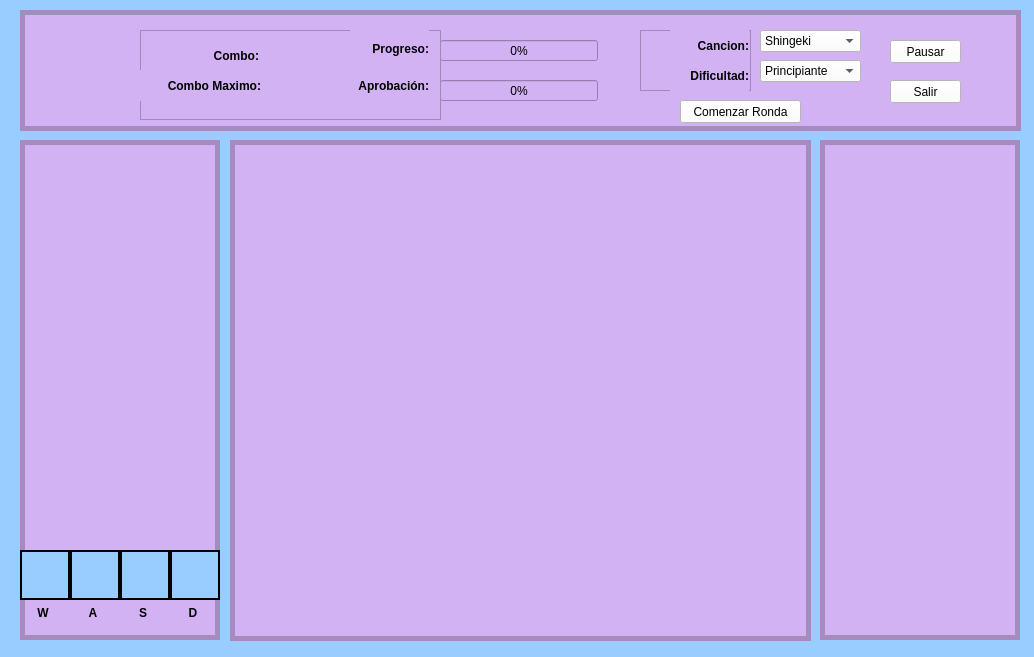
<?xml version="1.0" encoding="UTF-8"?>
<ui version="4.0">
 <class>VentanaJuego</class>
 <widget class="QWidget" name="VentanaJuego">
  <property name="geometry">
   <rect>
    <x>0</x>
    <y>0</y>
    <width>1034</width>
    <height>657</height>
   </rect>
  </property>
  <property name="windowTitle">
   <string>Ventana Juego</string>
  </property>
  <property name="styleSheet">
   <string notr="true">background-color: #99ccff;
</string>
  </property>
  <widget class="QLabel" name="label_2">
   <property name="geometry">
    <rect>
     <x>230</x>
     <y>140</y>
     <width>581</width>
     <height>501</height>
    </rect>
   </property>
   <property name="styleSheet">
    <string notr="true">background-color: #D2B2F3;
border: 5px solid;
border-color: #A58CBF;</string>
   </property>
   <property name="text">
    <string/>
   </property>
   <property name="pixmap">
    <pixmap>sprites/fondos/fondo.png</pixmap>
   </property>
   <property name="scaledContents">
    <bool>true</bool>
   </property>
  </widget>
  <widget class="QLabel" name="label_3">
   <property name="geometry">
    <rect>
     <x>20</x>
     <y>140</y>
     <width>200</width>
     <height>500</height>
    </rect>
   </property>
   <property name="styleSheet">
    <string notr="true">background-color: #D2B2F3;
border: 5px solid;
border-color: #A58CBF;</string>
   </property>
   <property name="text">
    <string/>
   </property>
  </widget>
  <widget class="QLabel" name="tienda">
   <property name="geometry">
    <rect>
     <x>820</x>
     <y>140</y>
     <width>200</width>
     <height>500</height>
    </rect>
   </property>
   <property name="styleSheet">
    <string notr="true">background-color: #D2B2F3;
border: 5px solid;
border-color: #A58CBF;</string>
   </property>
   <property name="text">
    <string/>
   </property>
  </widget>
  <widget class="QFrame" name="frame">
   <property name="geometry">
    <rect>
     <x>20</x>
     <y>10</y>
     <width>1001</width>
     <height>121</height>
    </rect>
   </property>
   <property name="styleSheet">
    <string notr="true">background-color: #D2B2F3;</string>
   </property>
   <widget class="QLabel" name="label_5">
    <property name="geometry">
     <rect>
      <x>20</x>
      <y>10</y>
      <width>91</width>
      <height>91</height>
     </rect>
    </property>
    <property name="styleSheet">
     <string notr="true">background-color: transparent;
</string>
    </property>
    <property name="text">
     <string/>
    </property>
    <property name="pixmap">
     <pixmap>sprites/logo.png</pixmap>
    </property>
    <property name="scaledContents">
     <bool>true</bool>
    </property>
   </widget>
   <widget class="QFrame" name="frame_2">
    <property name="geometry">
     <rect>
      <x>620</x>
      <y>20</y>
      <width>111</width>
      <height>61</height>
     </rect>
    </property>
    <property name="styleSheet">
     <string notr="true">font-weight: bold;</string>
    </property>
    <property name="frameShape">
     <enum>QFrame::StyledPanel</enum>
    </property>
    <property name="frameShadow">
     <enum>QFrame::Raised</enum>
    </property>
    <widget class="QLabel" name="mayor_combo_5">
     <property name="geometry">
      <rect>
       <x>30</x>
       <y>0</y>
       <width>79</width>
       <height>31</height>
      </rect>
     </property>
     <property name="text">
      <string>Cancion:</string>
     </property>
     <property name="alignment">
      <set>Qt::AlignRight|Qt::AlignTrailing|Qt::AlignVCenter</set>
     </property>
    </widget>
    <widget class="QLabel" name="mayor_combo_6">
     <property name="geometry">
      <rect>
       <x>30</x>
       <y>30</y>
       <width>79</width>
       <height>31</height>
      </rect>
     </property>
     <property name="text">
      <string>Dificultad:</string>
     </property>
     <property name="alignment">
      <set>Qt::AlignRight|Qt::AlignTrailing|Qt::AlignVCenter</set>
     </property>
    </widget>
   </widget>
   <widget class="QPushButton" name="boton_comenzar">
    <property name="geometry">
     <rect>
      <x>660</x>
      <y>90</y>
      <width>121</width>
      <height>23</height>
     </rect>
    </property>
    <property name="styleSheet">
     <string notr="true">background-color: #ffffff;</string>
    </property>
    <property name="text">
     <string>Comenzar Ronda</string>
    </property>
   </widget>
   <widget class="QComboBox" name="opciones_cancion">
    <property name="geometry">
     <rect>
      <x>740</x>
      <y>20</y>
      <width>101</width>
      <height>22</height>
     </rect>
    </property>
    <property name="styleSheet">
     <string notr="true">background-color: #ffffff;</string>
    </property>
    <item>
     <property name="text">
      <string>Shingeki</string>
     </property>
    </item>
    <item>
     <property name="text">
      <string>Cumbia</string>
     </property>
    </item>
   </widget>
   <widget class="QComboBox" name="opciones_dificultad">
    <property name="geometry">
     <rect>
      <x>740</x>
      <y>50</y>
      <width>101</width>
      <height>22</height>
     </rect>
    </property>
    <property name="styleSheet">
     <string notr="true">background-color: #ffffff;</string>
    </property>
    <item>
     <property name="text">
      <string>Principiante</string>
     </property>
    </item>
    <item>
     <property name="text">
      <string>Aficionado</string>
     </property>
    </item>
    <item>
     <property name="text">
      <string>Maestro Cumbia</string>
     </property>
    </item>
   </widget>
   <widget class="QPushButton" name="boton_pausar">
    <property name="geometry">
     <rect>
      <x>870</x>
      <y>30</y>
      <width>71</width>
      <height>23</height>
     </rect>
    </property>
    <property name="styleSheet">
     <string notr="true">background-color: #ffffff;</string>
    </property>
    <property name="text">
     <string>Pausar</string>
    </property>
   </widget>
   <widget class="QPushButton" name="boton_salir">
    <property name="geometry">
     <rect>
      <x>870</x>
      <y>70</y>
      <width>71</width>
      <height>23</height>
     </rect>
    </property>
    <property name="styleSheet">
     <string notr="true">background-color: #ffffff;</string>
    </property>
    <property name="text">
     <string>Salir</string>
    </property>
   </widget>
   <widget class="QProgressBar" name="barra_progreso">
    <property name="enabled">
     <bool>true</bool>
    </property>
    <property name="geometry">
     <rect>
      <x>420</x>
      <y>30</y>
      <width>158</width>
      <height>21</height>
     </rect>
    </property>
    <property name="value">
     <number>0</number>
    </property>
    <property name="alignment">
     <set>Qt::AlignCenter</set>
    </property>
    <property name="textVisible">
     <bool>true</bool>
    </property>
   </widget>
   <widget class="QProgressBar" name="barra_aprobacion">
    <property name="geometry">
     <rect>
      <x>420</x>
      <y>70</y>
      <width>158</width>
      <height>21</height>
     </rect>
    </property>
    <property name="value">
     <number>0</number>
    </property>
    <property name="alignment">
     <set>Qt::AlignCenter</set>
    </property>
    <property name="textVisible">
     <bool>true</bool>
    </property>
   </widget>
   <widget class="QLabel" name="barra_superior">
    <property name="geometry">
     <rect>
      <x>0</x>
      <y>0</y>
      <width>1001</width>
      <height>121</height>
     </rect>
    </property>
    <property name="styleSheet">
     <string notr="true">background-color: #D2B2F3;
border: 5px solid;
border-color: #A58CBF;</string>
    </property>
    <property name="text">
     <string/>
    </property>
   </widget>
   <widget class="QFrame" name="frame_5">
    <property name="geometry">
     <rect>
      <x>120</x>
      <y>20</y>
      <width>301</width>
      <height>90</height>
     </rect>
    </property>
    <property name="styleSheet">
     <string notr="true">font-weight: bold;</string>
    </property>
    <property name="frameShape">
     <enum>QFrame::StyledPanel</enum>
    </property>
    <property name="frameShadow">
     <enum>QFrame::Raised</enum>
    </property>
    <widget class="QLabel" name="label_4">
     <property name="geometry">
      <rect>
       <x>210</x>
       <y>0</y>
       <width>79</width>
       <height>37</height>
      </rect>
     </property>
     <property name="text">
      <string>Progreso:</string>
     </property>
     <property name="alignment">
      <set>Qt::AlignRight|Qt::AlignTrailing|Qt::AlignVCenter</set>
     </property>
    </widget>
    <widget class="QLabel" name="label_aprobacion">
     <property name="geometry">
      <rect>
       <x>210</x>
       <y>40</y>
       <width>79</width>
       <height>31</height>
      </rect>
     </property>
     <property name="text">
      <string>Aprobación:</string>
     </property>
     <property name="alignment">
      <set>Qt::AlignRight|Qt::AlignTrailing|Qt::AlignVCenter</set>
     </property>
    </widget>
    <widget class="QLabel" name="label_combo">
     <property name="geometry">
      <rect>
       <x>40</x>
       <y>10</y>
       <width>79</width>
       <height>31</height>
      </rect>
     </property>
     <property name="text">
      <string>Combo:</string>
     </property>
     <property name="alignment">
      <set>Qt::AlignRight|Qt::AlignTrailing|Qt::AlignVCenter</set>
     </property>
    </widget>
    <widget class="QLabel" name="label_combo_maximo">
     <property name="geometry">
      <rect>
       <x>0</x>
       <y>40</y>
       <width>121</width>
       <height>31</height>
      </rect>
     </property>
     <property name="text">
      <string>Combo Maximo:</string>
     </property>
     <property name="alignment">
      <set>Qt::AlignRight|Qt::AlignTrailing|Qt::AlignVCenter</set>
     </property>
    </widget>
    <zorder>label_4</zorder>
    <zorder>label_aprobacion</zorder>
    <zorder>label_combo_maximo</zorder>
    <zorder>label_combo</zorder>
   </widget>
   <zorder>barra_superior</zorder>
   <zorder>label_5</zorder>
   <zorder>frame_2</zorder>
   <zorder>boton_comenzar</zorder>
   <zorder>opciones_cancion</zorder>
   <zorder>opciones_dificultad</zorder>
   <zorder>boton_pausar</zorder>
   <zorder>boton_salir</zorder>
   <zorder>barra_progreso</zorder>
   <zorder>barra_aprobacion</zorder>
   <zorder>frame_5</zorder>
  </widget>
  <widget class="QFrame" name="frame_3">
   <property name="geometry">
    <rect>
     <x>20</x>
     <y>550</y>
     <width>200</width>
     <height>50</height>
    </rect>
   </property>
   <property name="styleSheet">
    <string notr="true">border: 2px solid black;</string>
   </property>
   <property name="frameShape">
    <enum>QFrame::StyledPanel</enum>
   </property>
   <property name="frameShadow">
    <enum>QFrame::Raised</enum>
   </property>
   <widget class="QLabel" name="label_zona_captura_izquierda">
    <property name="geometry">
     <rect>
      <x>0</x>
      <y>0</y>
      <width>50</width>
      <height>50</height>
     </rect>
    </property>
    <property name="styleSheet">
     <string notr="true"/>
    </property>
    <property name="text">
     <string/>
    </property>
   </widget>
   <widget class="QLabel" name="label_zona_captura_arriba">
    <property name="geometry">
     <rect>
      <x>50</x>
      <y>0</y>
      <width>50</width>
      <height>50</height>
     </rect>
    </property>
    <property name="styleSheet">
     <string notr="true"/>
    </property>
    <property name="text">
     <string/>
    </property>
   </widget>
   <widget class="QLabel" name="label_zona_captura_abajo">
    <property name="geometry">
     <rect>
      <x>100</x>
      <y>0</y>
      <width>50</width>
      <height>50</height>
     </rect>
    </property>
    <property name="styleSheet">
     <string notr="true"/>
    </property>
    <property name="text">
     <string/>
    </property>
   </widget>
   <widget class="QLabel" name="label_zona_captura_derecha">
    <property name="geometry">
     <rect>
      <x>150</x>
      <y>0</y>
      <width>50</width>
      <height>50</height>
     </rect>
    </property>
    <property name="styleSheet">
     <string notr="true"/>
    </property>
    <property name="text">
     <string/>
    </property>
   </widget>
  </widget>
  <widget class="QFrame" name="frame_4">
   <property name="geometry">
    <rect>
     <x>20</x>
     <y>605</y>
     <width>200</width>
     <height>20</height>
    </rect>
   </property>
   <property name="styleSheet">
    <string notr="true">background-color: transparent;
font-weight: bold;</string>
   </property>
   <property name="frameShape">
    <enum>QFrame::StyledPanel</enum>
   </property>
   <property name="frameShadow">
    <enum>QFrame::Raised</enum>
   </property>
   <widget class="QLabel" name="label_tecla_izquierda">
    <property name="geometry">
     <rect>
      <x>15</x>
      <y>0</y>
      <width>16</width>
      <height>16</height>
     </rect>
    </property>
    <property name="text">
     <string>W</string>
    </property>
    <property name="alignment">
     <set>Qt::AlignCenter</set>
    </property>
   </widget>
   <widget class="QLabel" name="label_tecla_arriba">
    <property name="geometry">
     <rect>
      <x>65</x>
      <y>0</y>
      <width>16</width>
      <height>16</height>
     </rect>
    </property>
    <property name="text">
     <string>A</string>
    </property>
    <property name="alignment">
     <set>Qt::AlignCenter</set>
    </property>
   </widget>
   <widget class="QLabel" name="label_tecla_abajo">
    <property name="geometry">
     <rect>
      <x>115</x>
      <y>0</y>
      <width>16</width>
      <height>16</height>
     </rect>
    </property>
    <property name="text">
     <string>S</string>
    </property>
    <property name="alignment">
     <set>Qt::AlignCenter</set>
    </property>
   </widget>
   <widget class="QLabel" name="label_tecla_derecha">
    <property name="geometry">
     <rect>
      <x>165</x>
      <y>0</y>
      <width>16</width>
      <height>16</height>
     </rect>
    </property>
    <property name="text">
     <string>D</string>
    </property>
    <property name="alignment">
     <set>Qt::AlignCenter</set>
    </property>
   </widget>
  </widget>
  <zorder>label_3</zorder>
  <zorder>tienda</zorder>
  <zorder>frame</zorder>
  <zorder>frame_3</zorder>
  <zorder>frame_4</zorder>
  <zorder>label_2</zorder>
 </widget>
 <resources/>
 <connections/>
</ui>
